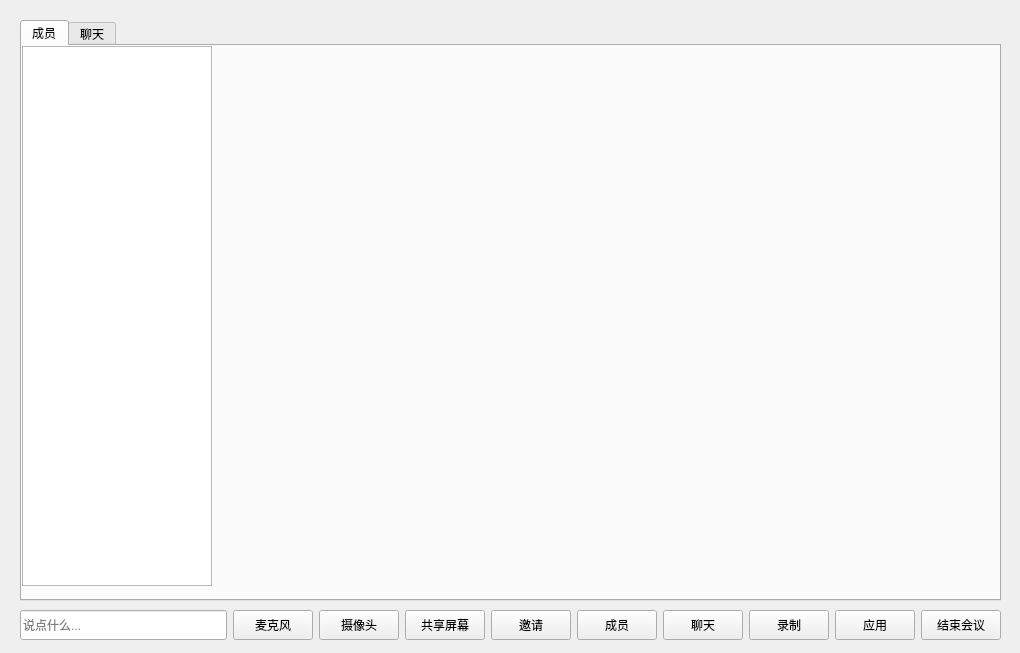
<?xml version="1.0" encoding="UTF-8"?>
<ui version="4.0">
 <class>InMeeting</class>
 <widget class="QWidget" name="InMeeting">
  <property name="geometry">
   <rect>
    <x>0</x>
    <y>0</y>
    <width>1020</width>
    <height>653</height>
   </rect>
  </property>
  <property name="windowTitle">
   <string>您的会议</string>
  </property>
  <widget class="QWidget" name="layoutWidget">
   <property name="geometry">
    <rect>
     <x>20</x>
     <y>610</y>
     <width>981</width>
     <height>31</height>
    </rect>
   </property>
   <layout class="QHBoxLayout" name="menuLayout">
    <item>
     <widget class="QLineEdit" name="msgEdit">
      <property name="maximumSize">
       <size>
        <width>16777215</width>
        <height>30</height>
       </size>
      </property>
      <property name="placeholderText">
       <string>说点什么...</string>
      </property>
     </widget>
    </item>
    <item>
     <widget class="QPushButton" name="micBtn">
      <property name="sizePolicy">
       <sizepolicy hsizetype="Minimum" vsizetype="Expanding">
        <horstretch>0</horstretch>
        <verstretch>0</verstretch>
       </sizepolicy>
      </property>
      <property name="maximumSize">
       <size>
        <width>16777215</width>
        <height>30</height>
       </size>
      </property>
      <property name="text">
       <string>麦克风</string>
      </property>
     </widget>
    </item>
    <item>
     <widget class="QPushButton" name="camBtn">
      <property name="sizePolicy">
       <sizepolicy hsizetype="Minimum" vsizetype="Expanding">
        <horstretch>0</horstretch>
        <verstretch>0</verstretch>
       </sizepolicy>
      </property>
      <property name="maximumSize">
       <size>
        <width>16777215</width>
        <height>30</height>
       </size>
      </property>
      <property name="text">
       <string>摄像头</string>
      </property>
     </widget>
    </item>
    <item>
     <widget class="QPushButton" name="shareBtn">
      <property name="sizePolicy">
       <sizepolicy hsizetype="Minimum" vsizetype="Expanding">
        <horstretch>0</horstretch>
        <verstretch>0</verstretch>
       </sizepolicy>
      </property>
      <property name="maximumSize">
       <size>
        <width>16777215</width>
        <height>30</height>
       </size>
      </property>
      <property name="text">
       <string>共享屏幕</string>
      </property>
     </widget>
    </item>
    <item>
     <widget class="QPushButton" name="inviteBtn">
      <property name="sizePolicy">
       <sizepolicy hsizetype="Minimum" vsizetype="Expanding">
        <horstretch>0</horstretch>
        <verstretch>0</verstretch>
       </sizepolicy>
      </property>
      <property name="maximumSize">
       <size>
        <width>16777215</width>
        <height>30</height>
       </size>
      </property>
      <property name="text">
       <string>邀请</string>
      </property>
     </widget>
    </item>
    <item>
     <widget class="QPushButton" name="memberBtn">
      <property name="sizePolicy">
       <sizepolicy hsizetype="Minimum" vsizetype="Expanding">
        <horstretch>0</horstretch>
        <verstretch>0</verstretch>
       </sizepolicy>
      </property>
      <property name="maximumSize">
       <size>
        <width>16777215</width>
        <height>30</height>
       </size>
      </property>
      <property name="text">
       <string>成员</string>
      </property>
     </widget>
    </item>
    <item>
     <widget class="QPushButton" name="chatBtn">
      <property name="sizePolicy">
       <sizepolicy hsizetype="Minimum" vsizetype="Expanding">
        <horstretch>0</horstretch>
        <verstretch>0</verstretch>
       </sizepolicy>
      </property>
      <property name="maximumSize">
       <size>
        <width>16777215</width>
        <height>30</height>
       </size>
      </property>
      <property name="text">
       <string>聊天</string>
      </property>
     </widget>
    </item>
    <item>
     <widget class="QPushButton" name="recordBtn">
      <property name="sizePolicy">
       <sizepolicy hsizetype="Minimum" vsizetype="Expanding">
        <horstretch>0</horstretch>
        <verstretch>0</verstretch>
       </sizepolicy>
      </property>
      <property name="maximumSize">
       <size>
        <width>16777215</width>
        <height>30</height>
       </size>
      </property>
      <property name="text">
       <string>录制</string>
      </property>
     </widget>
    </item>
    <item>
     <widget class="QPushButton" name="appBtn">
      <property name="sizePolicy">
       <sizepolicy hsizetype="Minimum" vsizetype="Expanding">
        <horstretch>0</horstretch>
        <verstretch>0</verstretch>
       </sizepolicy>
      </property>
      <property name="maximumSize">
       <size>
        <width>16777215</width>
        <height>30</height>
       </size>
      </property>
      <property name="text">
       <string>应用</string>
      </property>
     </widget>
    </item>
    <item>
     <widget class="QPushButton" name="endBtn">
      <property name="sizePolicy">
       <sizepolicy hsizetype="Minimum" vsizetype="Expanding">
        <horstretch>0</horstretch>
        <verstretch>0</verstretch>
       </sizepolicy>
      </property>
      <property name="maximumSize">
       <size>
        <width>16777215</width>
        <height>30</height>
       </size>
      </property>
      <property name="text">
       <string>结束会议</string>
      </property>
     </widget>
    </item>
   </layout>
  </widget>
  <widget class="QWidget" name="layoutWidget">
   <property name="geometry">
    <rect>
     <x>20</x>
     <y>20</y>
     <width>981</width>
     <height>581</height>
    </rect>
   </property>
   <layout class="QHBoxLayout" name="mainLayout" stretch="8,2">
    <item>
     <layout class="QGridLayout" name="userGridLayout"/>
    </item>
    <item>
     <widget class="QTabWidget" name="tabWidget">
      <property name="currentIndex">
       <number>0</number>
      </property>
      <widget class="QWidget" name="memberTab">
       <attribute name="title">
        <string>成员</string>
       </attribute>
       <widget class="QListWidget" name="memberListWidget">
        <property name="geometry">
         <rect>
          <x>0</x>
          <y>0</y>
          <width>190</width>
          <height>540</height>
         </rect>
        </property>
       </widget>
      </widget>
      <widget class="QWidget" name="chartTab">
       <attribute name="title">
        <string>聊天</string>
       </attribute>
       <widget class="QListWidget" name="chatListWidget">
        <property name="geometry">
         <rect>
          <x>0</x>
          <y>0</y>
          <width>190</width>
          <height>540</height>
         </rect>
        </property>
       </widget>
      </widget>
     </widget>
    </item>
   </layout>
  </widget>
 </widget>
 <resources/>
 <connections>
  <connection>
   <sender>msgEdit</sender>
   <signal>returnPressed()</signal>
   <receiver>InMeeting</receiver>
   <slot>sendMsg()</slot>
   <hints>
    <hint type="sourcelabel">
     <x>165</x>
     <y>616</y>
    </hint>
    <hint type="destinationlabel">
     <x>164</x>
     <y>670</y>
    </hint>
   </hints>
  </connection>
  <connection>
   <sender>micBtn</sender>
   <signal>clicked()</signal>
   <receiver>InMeeting</receiver>
   <slot>toggleMute()</slot>
   <hints>
    <hint type="sourcelabel">
     <x>268</x>
     <y>617</y>
    </hint>
    <hint type="destinationlabel">
     <x>254</x>
     <y>701</y>
    </hint>
   </hints>
  </connection>
  <connection>
   <sender>camBtn</sender>
   <signal>clicked()</signal>
   <receiver>InMeeting</receiver>
   <slot>toggleVideo()</slot>
   <hints>
    <hint type="sourcelabel">
     <x>355</x>
     <y>610</y>
    </hint>
    <hint type="destinationlabel">
     <x>355</x>
     <y>687</y>
    </hint>
   </hints>
  </connection>
  <connection>
   <sender>shareBtn</sender>
   <signal>clicked()</signal>
   <receiver>InMeeting</receiver>
   <slot>toggleShare()</slot>
   <hints>
    <hint type="sourcelabel">
     <x>445</x>
     <y>615</y>
    </hint>
    <hint type="destinationlabel">
     <x>436</x>
     <y>790</y>
    </hint>
   </hints>
  </connection>
  <connection>
   <sender>inviteBtn</sender>
   <signal>clicked()</signal>
   <receiver>InMeeting</receiver>
   <slot>inviteUser()</slot>
   <hints>
    <hint type="sourcelabel">
     <x>534</x>
     <y>619</y>
    </hint>
    <hint type="destinationlabel">
     <x>527</x>
     <y>734</y>
    </hint>
   </hints>
  </connection>
  <connection>
   <sender>memberBtn</sender>
   <signal>clicked()</signal>
   <receiver>InMeeting</receiver>
   <slot>toggleMember()</slot>
   <hints>
    <hint type="sourcelabel">
     <x>614</x>
     <y>621</y>
    </hint>
    <hint type="destinationlabel">
     <x>608</x>
     <y>744</y>
    </hint>
   </hints>
  </connection>
  <connection>
   <sender>chatBtn</sender>
   <signal>clicked()</signal>
   <receiver>InMeeting</receiver>
   <slot>toggleChat()</slot>
   <hints>
    <hint type="sourcelabel">
     <x>696</x>
     <y>615</y>
    </hint>
    <hint type="destinationlabel">
     <x>691</x>
     <y>725</y>
    </hint>
   </hints>
  </connection>
  <connection>
   <sender>recordBtn</sender>
   <signal>clicked()</signal>
   <receiver>InMeeting</receiver>
   <slot>toggleRecord()</slot>
   <hints>
    <hint type="sourcelabel">
     <x>787</x>
     <y>617</y>
    </hint>
    <hint type="destinationlabel">
     <x>786</x>
     <y>739</y>
    </hint>
   </hints>
  </connection>
  <connection>
   <sender>appBtn</sender>
   <signal>clicked()</signal>
   <receiver>InMeeting</receiver>
   <slot>openApps()</slot>
   <hints>
    <hint type="sourcelabel">
     <x>871</x>
     <y>620</y>
    </hint>
    <hint type="destinationlabel">
     <x>864</x>
     <y>733</y>
    </hint>
   </hints>
  </connection>
  <connection>
   <sender>endBtn</sender>
   <signal>clicked()</signal>
   <receiver>InMeeting</receiver>
   <slot>endMeeting()</slot>
   <hints>
    <hint type="sourcelabel">
     <x>966</x>
     <y>618</y>
    </hint>
    <hint type="destinationlabel">
     <x>967</x>
     <y>711</y>
    </hint>
   </hints>
  </connection>
 </connections>
 <slots>
  <slot>sendMsg()</slot>
  <slot>toggleMute()</slot>
  <slot>toggleVideo()</slot>
  <slot>toggleShare()</slot>
  <slot>inviteUser()</slot>
  <slot>toggleMember()</slot>
  <slot>toggleChat()</slot>
  <slot>toggleRecord()</slot>
  <slot>openApps()</slot>
  <slot>endMeeting()</slot>
 </slots>
</ui>
